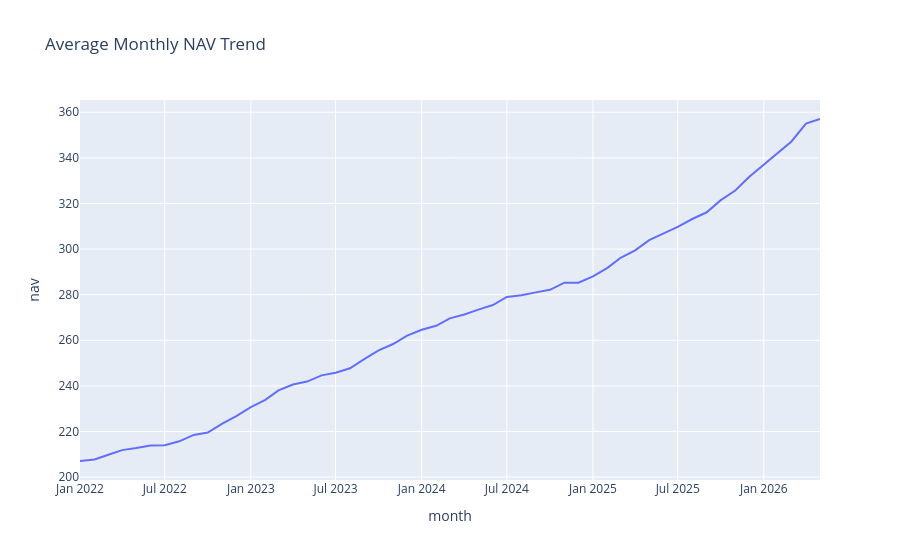

The cell this chart's notebook holds for it:
### Code cell
import pandas as pd
import plotly.express as px

nav = pd.read_csv("data/raw/02_nav_history.csv")

nav["date"] = pd.to_datetime(nav["date"], errors="coerce")

monthly_avg = (
    nav.assign(month=nav["date"].dt.strftime("%Y-%m"))
       .groupby("month", as_index=False)["nav"]
       .mean()
)

fig = px.line(
    monthly_avg,
    x="month",
    y="nav",
    title="Average Monthly NAV Trend"
)

fig.show()

### Figure 1 — Plotly figure (JSON) as saved in the notebook; plotly's stock layout.template omitted (floating-point values rounded to 4 significant figures)
{"data": [{"hovertemplate": "month=%{x}<br>nav=%{y}<extra></extra>", "legendgroup": "", "line": {"color": "#636efa", "dash": "solid"}, "marker": {"symbol": "circle"}, "mode": "lines", "name": "", "orientation": "v", "showlegend": false, "type": "scatter", "x": ["2022-01", "2022-02", "2022-03", "2022-04", "2022-05", "2022-06", "2022-07", "2022-08", "2022-09", "2022-10", "2022-11", "2022-12", "2023-01", "2023-02", "2023-03", "2023-04", "2023-05", "2023-06", "2023-07", "2023-08", "2023-09", "2023-10", "2023-11", "2023-12", "2024-01", "2024-02", "2024-03", "2024-04", "2024-05", "2024-06", "2024-07", "2024-08", "2024-09", "2024-10", "2024-11", "2024-12", "2025-01", "2025-02", "2025-03", "2025-04", "2025-05", "2025-06", "2025-07", "2025-08", "2025-09", "2025-10", "2025-11", "2025-12", "2026-01", "2026-02", "2026-03", "2026-04", "2026-05"], "xaxis": "x", "y": [207.1, 207.7, 209.7, 211.8, 212.7, 213.9, 214.0, 215.7, 218.5, 219.5, 223.5, 226.8, 230.7, 233.8, 238.0, 240.6, 241.9, 244.6, 245.8, 247.7, 251.8, 255.6, 258.4, 262.0, 264.6, 266.3, 269.6, 271.3, 273.5, 275.5, 279.0, 279.7, 281.0, 282.1, 285.2, 285.3, 288.0, 291.7, 296.2, 299.4, 303.9, 306.9, 309.7, 313.2, 316.1, 321.4, 325.7, 331.7, 337.1, 342.1, 347.2, 355.0, 357.0], "yaxis": "y"}], "layout": {"legend": {"tracegroupgap": 0}, "title": {"text": "Average Monthly NAV Trend"}, "xaxis": {"anchor": "y", "domain": [0, 1], "title": {"text": "month"}}, "yaxis": {"anchor": "x", "domain": [0, 1], "title": {"text": "nav"}}}}
